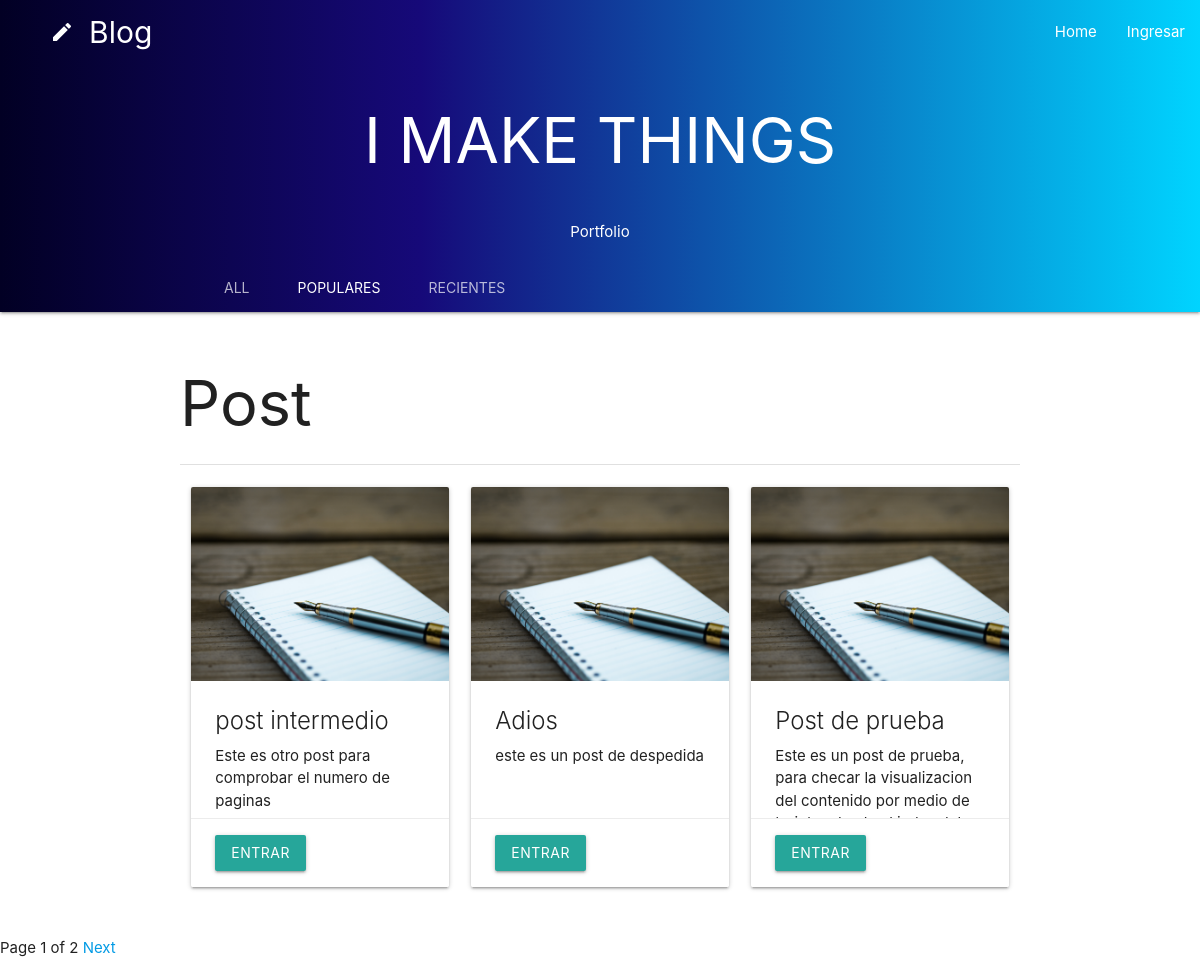
Page /blogapp/ on the committed database.
### blogapp/models.py (models this page shows, shortened)
class Post(models.Model):
    class Status(models.TextChoices):
        DRAFT = 'DF', 'Draft',
        PUBLISHED = 'PB', 'Published'
    title = models.CharField(max_length=250)
    slug = models.SlugField(max_length=250)
    tags = TaggableManager()
    author = models.ForeignKey(User,
                                                on_delete=models.CASCADE,
                                                related_name='blog_posts')
    body = models.TextField()
    publish = models.DateTimeField(default=timezone.now)
    created = models.DateTimeField(auto_now_add=True)
    updated = models.DateTimeField(auto_now=True)
    status = models.CharField(max_length=2,
                                                        choices=Status.choices,
                                                        default=Status.DRAFT)
    objects = models.Manager()
    published = PublishedManager()
    class Meta:
        ordering = ['-publish']
        indexes = [models.Index(fields=['-publish']),]

### blogapp/views.py (the view)
# urls.py: path('', views.index, name="index"),
def index(request,tag_slug=None):
    post_list = Post.published.all()
    tag = None
    if tag_slug:
        tag = get_object_or_404(Tag, slug=tag_slug)
        post_list = post_list.filter(tags__in=[tag])
    paginator = Paginator(post_list, 3)
    page_number = request.GET.get('page', 1)
    try:
        posts = paginator.page(page_number)
    except PageNotAnInteger:
        posts = paginator.page(1)
    except EmptyPage:
        posts = paginator.page(paginator.num_pages)
    return render(request,
                                "./blogapp/base.html",
                                 {'posts': posts,
                                 'tag': tag})

### blogapp/models.py (called while the page is built)
    def get_queryset(self):
        return super().get_queryset()\
                                    .filter(status=Post.Status.PUBLISHED)

### blogapp/templates/blogapp/base.html (shortened to what this page needs)
{% load static %}
<!DOCTYPE html>
<html lang="en">
<head>
  {% block cssstyle %}
  <link rel="stylesheet" href="https://cdnjs.cloudflare.com/ajax/libs/materialize/1.0.0/css/materialize.min.css">
  <link href="{% static '/blogapp/css/style.css'%} " type="text/css" rel="stylesheet" media="screen,projection" />
  {% endblock cssstyle %}
</head>
<body>
  {% block navbar %}
  <nav class="nav-extended">
    <div class="nav-wrapper">
      <a href="/blogapp" class="brand-logo" id="logo"><i class="material-icons">create</i> Blog</a>
      <ul id="nav-mobile" class="right hide-on-med-and-down">
        <li><a href="sass.html">Home</a></li>
        <li><a href="collapsible.html">Ingresar</a></li>
      </ul>
    </div>
    <div class="nav-header center">
      <h1>I MAKE THINGS</h1>
      <div class="tagline">Portfolio</div>
    </div>
    <div class="nav-content">
      <ul class="tabs tabs-transparent" id="tab_down">
        <li class="tab"><a href="#">All</a></li>
        <li class="tab"><a class="active" href="#test2">Populares</a></li>
        <li class="tab "><a href="#test3">Recientes</a></li>
      </ul>
    </div>
  </nav>
  {% endblock navbar %}
  {% block content %}
  <div class="container section">
    <h1>Post</h1>
    <div class="row">
      <div class="divider"></div>
      <div class="section">
        {% for post in posts %}
        <div class="col s12 m6 l4">
          <div class="card medium hoverable">
            <div class="card-image">
              <img class="responsive-img" src="{% static '/blogapp/img/letter.jpg' %}" alt="">
            </div>
            <div class=" card-content">
              <span class=" card-title">{{post.title}}</span>
              <p>{{ post.body|truncatewords:50|linebreaks }}</p>
            </div>
            <div class="card-action">
              <a class="waves-effect waves-light btn" href="{{ post.id }}/">Entrar</a>
            </div>
          </div>
        </div>
        {% endfor %}
      </div>
    </div>
  </div>
  {% endblock content %}
  {% include 'blogapp/pagination.html' with page=posts %}
</body>
</html>

### blogapp/static/blogapp/css/style.css (style rules this page uses)
nav { background: rgb(2, 0, 36); background: linear-gradient(90deg, rgba(2, 0, 36, 1) 0%, rgba(22, 9, 121, 1) 35%, rgba(0, 212, 255, 1) 100%); }
#tab_down { padding-left: 200px; }
#logo { padding-left: 50px; font-size: 30px }

### rows in the picture
Post: title "post intermedio", body "Este es otro post para comprobar el numero de paginas"
Post: title "Adios", body "este es un post de despedida"
Post: title "Post de prueba", body "Este es un post de prueba, para checar la visualizacion del contenido por medio de…"

### other values in the picture
{{ page.number }} "1"
{{ page.paginator.num_pages }} "2"
